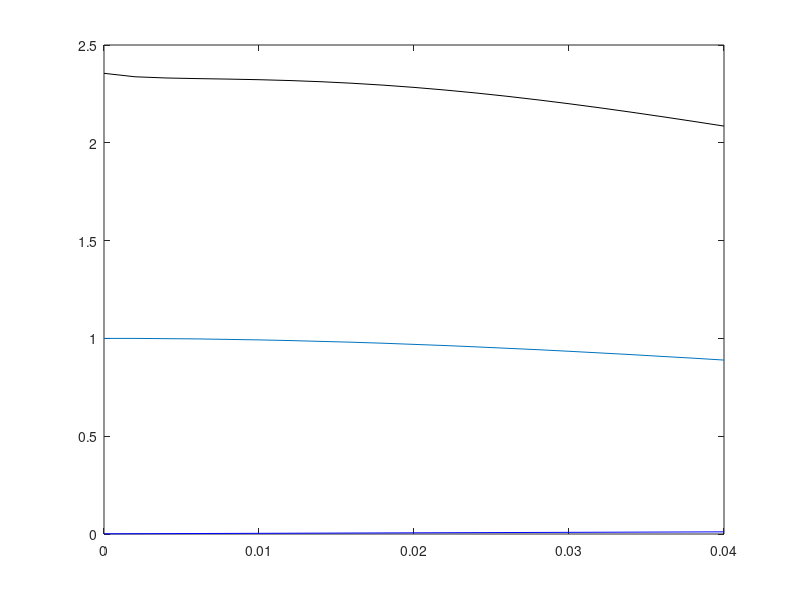

Write MATLAB code to recreate this figure.
sd=2;
sdy=2;
f=0.025;
amp = 10;


f = 0.00;
for crit = 1:9
x = 0;
%%first get width at y = 0;
val = 100;
while(val > crit)
val = amp * cos(2 * x * f * pi) * exp(-(x.^2)/(2 * sd *sd));
x = x + 0.1;
end
width = x;
val = 100;

y = 0;
while(val > crit)
val = amp *  exp(-(y.^2)/(2 * sdy *sdy));
y = y + 0.1;
end
height = y;
fprintf('C %.1f ratio %.1f\n',crit,height/width);
end

%kval = 0.022/sd; good for power of 1.3
%kval = 0.036/sd; good for power of 1.2
kval = 0.063;
crit = 5;
X = [];
Y = [];
Z = [];
M = [];
O = [];

for f = 0.0:0.002:0.04
%for f = 0.0:0.005:0.04
%for f = 0.0:0.05:0.4
x = 0;
%%first get width at y = 0;
val = 100;
while(val > crit)
val = amp * cos(2 * x * f * pi) * exp(-(x.^2)/(2 * sd *sd));
x = x + 0.001;
end
width = x; %with at criterion value
val = 100;

x = f/4;
val = 100;
while(val > crit)
val = amp * cos(-pi/2 + 2 * x * f * pi) * exp(-(x.^2)/(2 * sd *sd));
x = x + 0.001;
end
w = x;
val = 100;

x = 0;
while(val > crit)
val = amp *  exp(-(x.^2)/(2 * sd *sd));
x = x + 0.001;
end
height = x;
r = height/width;
%a = (1.179 * sd)/((sd * 6.68  * f) +(f+1)/(f+1));

%with k = 0.038/sd this works well when f is small, but is too
%big for intermediate f.
sf = sd * f;
%a = (1.190 * sd)/((sf * 5.95) +(kval)/(f^(1.2)+kval));
a = (1.1776 * sd)/((sf * 7.04) +(kval)/(sf^1.2+kval));
%b = (1.190 * sd)/((sd * 5.95  * f^0.95));
fprintf('F %.3f ratio %.4f %.2f %.4f %.3f\n',f,height/width, height,width,a);
Y = [Y width/height];
X = [X f];
Z = [Z a];
O = [O w];
end
plot(X, Y);
      hold on;
      plot(X,Z,'k');
      plot(X,O,'b');
      hold off;
